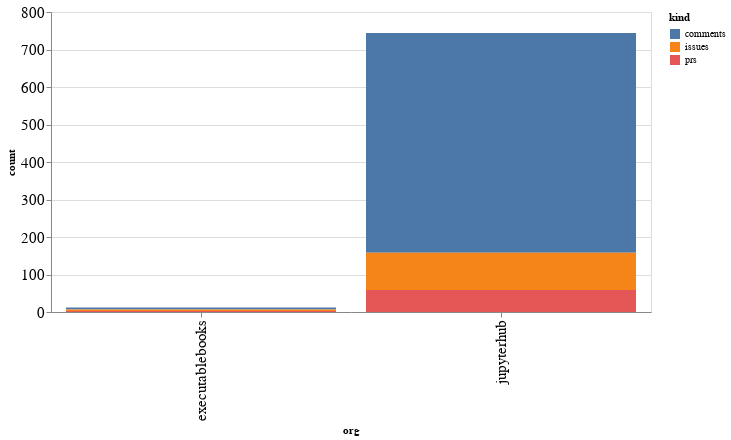

The cell this chart's notebook holds for it:
### Code cell
alt.Chart(org_summaries, width=600).mark_bar().encode(
    x='org',
    y='count',
    color='kind',
    tooltip="org"
)

### Figure 1 — Vega-Lite specification as saved in the notebook (floating-point values rounded to 4 significant figures)
{"config": {"axisLeft": {"labelFontSize": 15}, "axisBottom": {"labelFontSize": 15}}, "data": {"name": "data-f1e4c69280d1205ac26b5f87ce1a1de0"}, "mark": "bar", "encoding": {"color": {"type": "nominal", "field": "kind"}, "tooltip": {"type": "nominal", "field": "org"}, "x": {"type": "nominal", "field": "org"}, "y": {"type": "quantitative", "field": "count"}}, "width": 600, "$schema": "https://vega.github.io/schema/vega-lite/v4.8.1.json", "datasets": {"data-f1e4c69280d1205ac26b5f87ce1a1de0": [{"org": "executablebooks", "kind": "comments", "count": 5}, {"org": "executablebooks", "kind": "issues", "count": 4}, {"org": "executablebooks", "kind": "prs", "count": 3}, {"org": "jupyterhub", "kind": "comments", "count": 586}, {"org": "jupyterhub", "kind": "issues", "count": 99}, {"org": "jupyterhub", "kind": "prs", "count": 59}]}}
